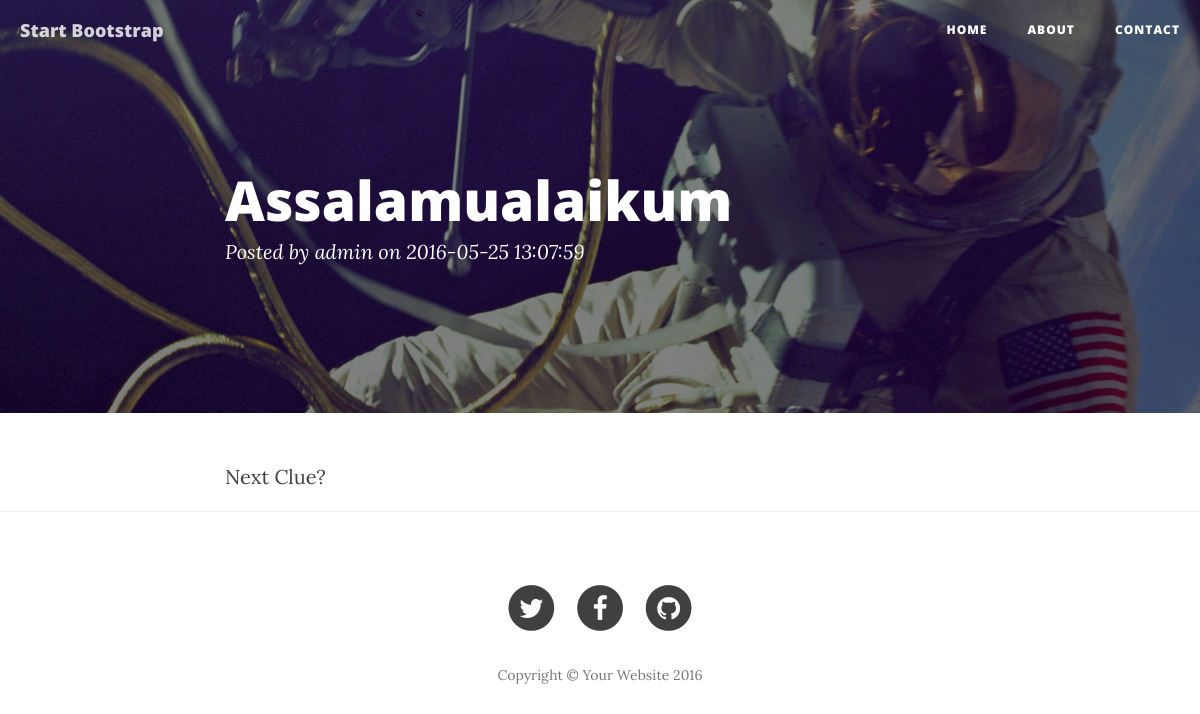
Page /post.php?id=22 on the committed database.
### tables this page shows
CREATE TABLE IF NOT EXISTS `tbl_news` (
  `id` int(11) NOT NULL AUTO_INCREMENT,
  `title` text NOT NULL,
  `content` text NOT NULL,
  `date_created` timestamp NOT NULL DEFAULT CURRENT_TIMESTAMP,
  PRIMARY KEY (`id`)
);

### post.php (the view, shortened to what this page needs)
<?php
require dirname(__FILE__) . '/init.php';
$id = empty($_GET['id']) ? false : $_GET['id'];
$query = $mysql->query('SELECT * FROM tbl_news WHERE id = ' . $mysql->real_escape_string($id));
$data = $query->fetch_object();
?>
<!DOCTYPE html>
<html lang="en">
<head>
    <link href="css/bootstrap.min.css" rel="stylesheet">
    <link href="css/clean-blog.min.css" rel="stylesheet">
    <link href="http://maxcdn.bootstrapcdn.com/font-awesome/4.1.0/css/font-awesome.min.css" rel="stylesheet" type="text/css">
</head>
<body>
    <nav class="navbar navbar-default navbar-custom navbar-fixed-top">
        <div class="container-fluid">
            <div class="navbar-header page-scroll">
                <a class="navbar-brand" href="index.php">Start Bootstrap</a>
            </div>
            <div class="collapse navbar-collapse" id="bs-example-navbar-collapse-1">
                <ul class="nav navbar-nav navbar-right">
                    <li>
                        <a href="index.php">Home</a>
                    </li>
                    <li>
                        <a href="about.php">About</a>
                    </li>
                    <li>
                        <a href="contact.php">Contact</a>
                    </li>
                </ul>
            </div>
        </div>
    </nav>
    <header class="intro-header" style="background-image: url('img/post-bg.jpg')">
        <div class="container">
            <div class="row">
                <div class="col-lg-8 col-lg-offset-2 col-md-10 col-md-offset-1">
                    <div class="post-heading">
                        <h1><?php echo htmlspecialchars($data->title); ?></h1>
                        <span class="meta">Posted by <a href="#">admin</a> on <?php echo htmlspecialchars($data->date_created); ?></span>
                    </div>
                </div>
            </div>
        </div>
    </header>
    <article>
        <div class="container">
            <div class="row">
                <div class="col-lg-8 col-lg-offset-2 col-md-10 col-md-offset-1">
                    <?php echo bbcode::tohtml(htmlspecialchars($data->content), true); ?>
                </div>
            </div>
        </div>
    </article>
    <hr>
    <footer>
        <div class="container">
            <div class="row">
                <div class="col-lg-8 col-lg-offset-2 col-md-10 col-md-offset-1">
                    <ul class="list-inline text-center">
                        <li>
                            <a href="#">
                                <span class="fa-stack fa-lg">
                                    <i class="fa fa-circle fa-stack-2x"></i>
                                    <i class="fa fa-twitter fa-stack-1x fa-inverse"></i>
                                </span>
                            </a>
                        </li>
                        <li>
                            <a href="#">
                                <span class="fa-stack fa-lg">
                                    <i class="fa fa-circle fa-stack-2x"></i>
                                    <i class="fa fa-facebook fa-stack-1x fa-inverse"></i>
                                </span>
                            </a>
                        </li>
                        <li>
                            <a href="#">
                                <span class="fa-stack fa-lg">
                                    <i class="fa fa-circle fa-stack-2x"></i>
                                    <i class="fa fa-github fa-stack-1x fa-inverse"></i>
                                </span>
                            </a>
                        </li>
                    </ul>
                    <p class="copyright text-muted">Copyright &copy; Your Website 2016</p>
                </div>
            </div>
        </div>
    </footer>
</body>
</html>

### bbcode.php (shortened to what this page needs)
<?php
class bbcode {
	public static function tohtml($text,$advanced=FALSE,$charset='utf8'){
		$text  = htmlspecialchars($text, ENT_QUOTES,$charset);
		$basic_bbcode = array(
								'[b]', '[/b]',
								'[i]', '[/i]',
								'[u]', '[/u]',
								'[s]','[/s]',
								'[ul]','[/ul]',
								'[li]', '[/li]',
								'[ol]', '[/ol]',
								'[center]', '[/center]',
								'[left]', '[/left]',
								'[right]', '[/right]',
		);
		$basic_html = array(
								'<b>', '</b>',
								'<i>', '</i>',
								'<u>', '</u>',
								'<s>', '</s>',
								'<ul>','</ul>',
								'<li>','</li>',
								'<ol>','</ol>',
								'<div style="text-align: center;">', '</div>',
								'<div style="text-align: left;">',   '</div>',
								'<div style="text-align: right;">',  '</div>',
		);
		$text = str_replace($basic_bbcode, $basic_html, $text);
		if ($advanced)
		{
			$advanced_bbcode = array(
									 '#\[color=([a-zA-Z]*|\#?[0-9a-fA-F]{6})](.+)\[/color\]#Usi',
									 '#\[size=([0-9][0-9]?)](.+)\[/size\]#Usi',
									 '#\[quote](\r\n)?(.+?)\[/quote]#si',
									 '#\[quote=(.*?)](\r\n)?(.+?)\[/quote]#si',
									 '#\[url](.+)\[/url]#Usi',
									 '#\[url=(.+)](.+)\[/url\]#Usi',
									 '#\[email]([\w\.\-]+@[a-zA-Z0-9\-]+\.?[a-zA-Z0-9\-]*\.\w{1,4})\[/email]#Usi',
									 '#\[email=([\w\.\-]+@[a-zA-Z0-9\-]+\.?[a-zA-Z0-9\-]*\.\w{1,4})](.+)\[/email]#Usi',
									 '#\[img](.+)\[/img]#Usi',
									 '#\[img=(.+)](.+)\[/img]#Usi',
									 '#\[code](\r\n)?(.+?)(\r\n)?\[/code]#si',
									 '#\[youtube]http://[a-z]{0,3}.youtube.com/watch\?v=([0-9a-zA-Z]{1,11})\[/youtube]#Usi',
									 '#\[youtube]([0-9a-zA-Z]{1,11})\[/youtube]#Usi'
			);
			$advanced_html = array(
									 '<span style="color: $1">$2</span>',
									 '<span style="font-size: $1px">$2</span>',
									 "<div class=\"quote\"><span class=\"quoteby\">Disse:</span>\r\n$2</div>",
									 "<div class=\"quote\"><span class=\"quoteby\">Disse <b>$1</b>:</span>\r\n$3</div>",
									 '<a rel="nofollow" target="_blank" href="$1">$1</a>',
									 '<a rel="nofollow" target="_blank" href="$1">$2</a>',
									 '<a href="mailto: $1">$1</a>',
									 '<a href="mailto: $1">$2</a>',
									 '<img src="$1" alt="$1" />',
									 '<img src="$1" alt="$2" />',
									 '<div class="code">$2</div>',
									 '<object type="application/x-shockwave-flash" style="width: 450px; height: 366px;" data="http://www.youtube.com/v/$1"><param name="movie" value="http://www.youtube.com/v/$1" /><param name="wmode" value="transparent" /></object>',
									 '<object type="application/x-shockwave-flash" style="width: 450px; height: 366px;" data="http://www.youtube.com/v/$1"><param name="movie" value="http://www.youtube.com/v/$1" /><param name="wmode" value="transparent" /></object>'
			);
			$text = preg_replace($advanced_bbcode, $advanced_html,$text);
		}
		return bbcode::nl2br($text);
	}
	public static function nl2br($var)
	{
		return str_replace(array('\\r\\n','\r\\n','r\\n','\r\n', '\n', '\r'), '<br />', nl2br($var));
	}
}

### rows in the picture
tbl_news: title "Assalamualaikum", date_created "2016-05-25 13:07:59", content "Next Clue?"
